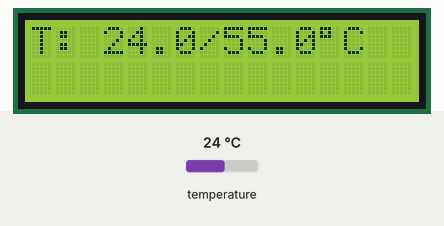
A program run on a simulated Arduino Nano, built with avr-gcc and run on an emulated ATmega328P. Shown: 16×2 character LCD. Inputs (shaded band) come from the test bench; at power-on: temperature 24 °C. What the program prints to the serial monitor is not drawn.

Above: at 1.2 s.
1.3 s: temperature set to 12 °C
At 3.8 s:
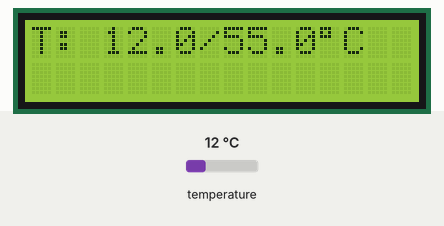
4.1 s: temperature set to 19 °C
At 5.1 s:
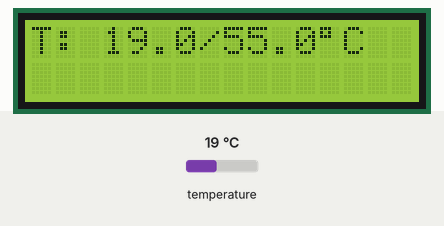
6.6 s: temperature set to 28 °C
At 8.3 s:
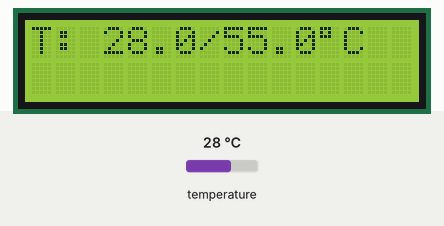
Timing chart, 0 to 9.8 s (numbered marks = the images above; inputs shaded):
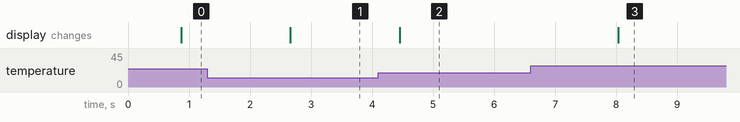

Measured:
- after the input at 1.3 s, the display: changes after 1.4 s (image 1)
- after the input at 4.1 s, the display: changes after 0.35 s (image 2)
- after the input at 6.6 s, the display: changes after 1.4 s (image 3)

The program:

main.cpp
```cpp
#include <Arduino.h>
#include <LiquidCrystal_I2C.h>
#include <OneWire.h>
#include <DallasTemperature.h>

#define ONE_WIRE_BUS 4

OneWire oneWire(ONE_WIRE_BUS);
DallasTemperature temp_sensor(&oneWire);

LiquidCrystal_I2C lcd(0x27,16,2);  // set the LCD address to 0x27 for a 16 chars and 1 line display

char current_temp_str[5];  // 4 chars and the null after. This doesn't work with Serial.println if the null is not here
float requested_temperature{55};
char requested_temp_str[5];

void setup() {
    lcd.init();                      // initialize the lcd
    // Print a message to the LCD.
    lcd.backlight();

    temp_sensor.begin();

    Serial.begin(9600);


}

/** Update temperature display, both on lcd and serial
 *
 * @param[in] current_t Current temperature measured by the sensor
 * @param[in] requested_t Requested temperature by the user
 */
void update_display(float current_t, float requested_t) {
    dtostrf(current_t, 4, 1, current_temp_str);
    dtostrf(requested_t, 4, 1, requested_temp_str);

    lcd.setCursor(0,0); // positionne le curseur at (col, row)
    lcd.print("T: 25.2/28.0" "\xDF" "C");  // Temperatures here are fake because overwritten by the real one later on

    lcd.setCursor(3, 0);
    lcd.print(current_temp_str);

    lcd.setCursor(8, 0);
    lcd.print(requested_temp_str);

    unsigned long uptime = millis() / 1000;

    // Print temp to serial monitor
    Serial.print("Uptime: ");
    Serial.print(uptime);
    Serial.print(" s ; Current temperature: ");
    Serial.print(current_temp_str);
    Serial.print(char(176));
    Serial.println("C");
}

void loop() {
    temp_sensor.requestTemperatures(); // Send the command to get temperatures

    lcd.clear();

    float current_temperature{temp_sensor.getTempCByIndex(0)};

    update_display(current_temperature, requested_temperature);


    delay(1000);
}
```
